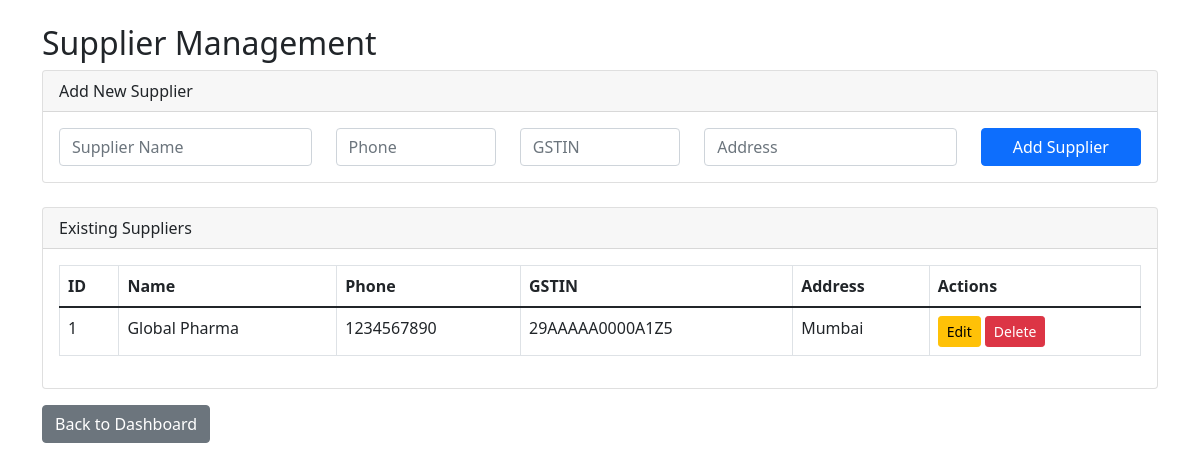
/modules/manage_suppliers.php (signed in), run on the app's committed database.
### tables this page shows
CREATE TABLE `suppliers` (
  `id` int(11) NOT NULL AUTO_INCREMENT,
  `supplier_name` varchar(255) NOT NULL,
  `phone` varchar(20) DEFAULT NULL,
  `gstin` varchar(15) DEFAULT NULL,
  `address` text DEFAULT NULL,
  PRIMARY KEY (`id`)
);

### modules/manage_suppliers.php (the view, shortened to what this page needs)
<?php
require_once '../config/database.php';
$suppliers = [];
$sql = "SELECT id, supplier_name, phone, gstin, address FROM suppliers ORDER BY id";
if ($result = $conn->query($sql)) {
    while ($row = $result->fetch_assoc()) $suppliers[] = $row;
}
?>
<!DOCTYPE html>
<html lang="en">
<head>
    <link href="https://cdn.jsdelivr.net/npm/bootstrap@5.1.3/dist/css/bootstrap.min.css" rel="stylesheet">
</head>
<body>
<div class="container mt-4">
    <h2>Supplier Management</h2>
    <div class="card mb-4">
        <div class="card-header">Add New Supplier</div>
        <div class="card-body">
            <form action="manage_suppliers.php" method="post">
                <div class="row">
                    <div class="col-md-3"><input type="text" name="supplier_name" class="form-control" placeholder="Supplier Name" required></div>
                    <div class="col-md-2"><input type="text" name="phone" class="form-control" placeholder="Phone"></div>
                    <div class="col-md-2"><input type="text" name="gstin" class="form-control" placeholder="GSTIN"></div>
                    <div class="col-md-3"><input type="text" name="address" class="form-control" placeholder="Address"></div>
                    <div class="col-md-2"><button type="submit" name="add_supplier" class="btn btn-primary w-100">Add Supplier</button></div>
                </div>
            </form>
        </div>
    </div>
    <div class="card">
        <div class="card-header">Existing Suppliers</div>
        <div class="card-body">
            <table class="table table-bordered">
                <thead><tr><th>ID</th><th>Name</th><th>Phone</th><th>GSTIN</th><th>Address</th><th>Actions</th></tr></thead>
                <tbody>
                    <?php foreach ($suppliers as $supplier): ?>
                        <tr>
                            <td><?php echo $supplier['id']; ?></td>
                            <td><?php echo htmlspecialchars($supplier['supplier_name']); ?></td>
                            <td><?php echo htmlspecialchars($supplier['phone']); ?></td>
                            <td><?php echo htmlspecialchars($supplier['gstin']); ?></td>
                            <td><?php echo htmlspecialchars($supplier['address']); ?></td>
                            <td>
                                <button class="btn btn-sm btn-warning" data-bs-toggle="modal" data-bs-target="#editSupplierModal" data-supplier='<?php echo json_encode($supplier); ?>'>Edit</button>
                                <form action="manage_suppliers.php" method="post" class="d-inline">
                                    <button type="submit" name="delete_supplier" class="btn btn-sm btn-danger" onclick="return confirm('Are you sure?')">Delete</button>
                                </form>
                            </td>
                        </tr>
                    <?php endforeach; ?>
                </tbody>
            </table>
        </div>
    </div>
    <a href="dashboard.php" class="btn btn-secondary mt-3">Back to Dashboard</a>
</div>
</body>
</html>

### data on the page
suppliers: id "1", supplier_name "Global Pharma", phone "1234567890", gstin "29AAAAA0000A1Z5", address "Mumbai"
